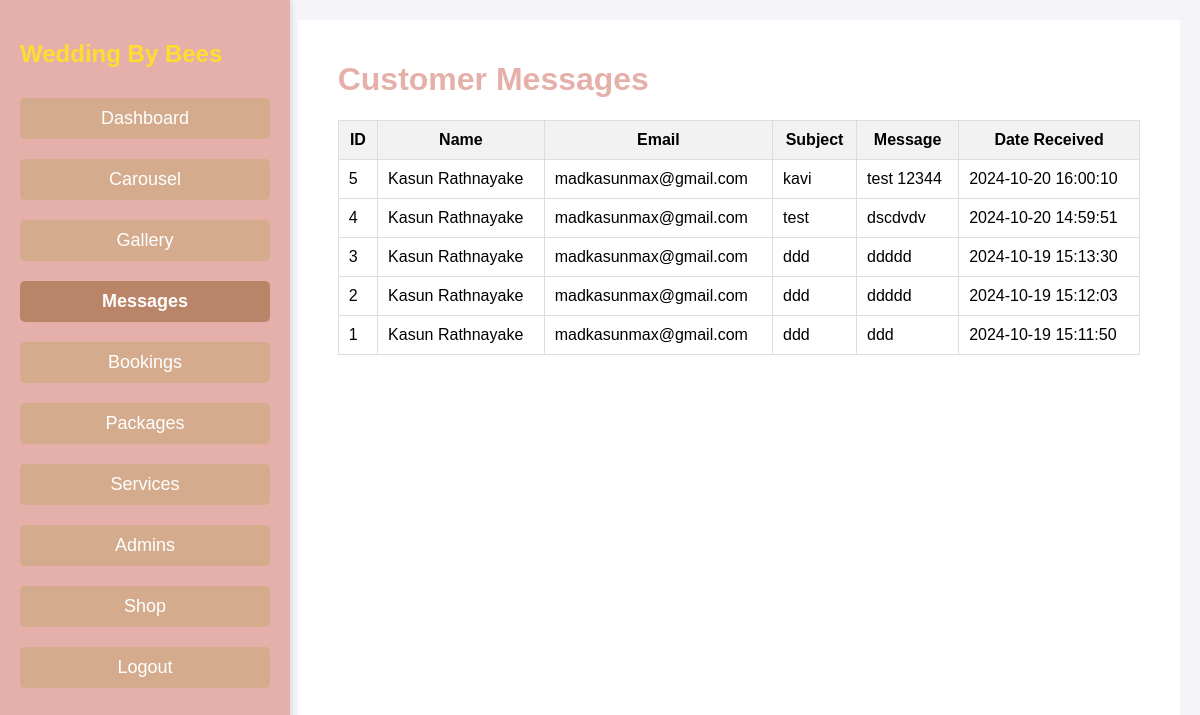
Page /admin/messages.php (signed in) on the committed database.
### tables this page shows
CREATE TABLE `messages` (
  `id` int(11) NOT NULL,
  `name` varchar(100) NOT NULL,
  `email` varchar(100) NOT NULL,
  `subject` varchar(255) DEFAULT NULL,
  `message` text NOT NULL,
  `created_at` timestamp NOT NULL DEFAULT current_timestamp()
);

### admin/messages.php (the view, shortened to what this page needs)
<?php
include '../inc/links.php';
?>
<?php
$sql = "SELECT id, name, email, subject, message, created_at FROM messages ORDER BY created_at DESC";
$result = $conn->query($sql);
$messages = array();
if ($result->num_rows > 0) {
    while ($row = $result->fetch_assoc()) {
        $messages[] = $row;
    }
} else {
    echo "No messages found.";
}
?>
<!DOCTYPE html>
<html lang="en">
<head>
      <link rel="stylesheet" href="../css/dashboard.css">
</head>
<body>
<div class="dashboard-container">
    <?php include 'header.php' ?>
        <div class="main-content">
        <div class="message-section">
    <h1>Customer Messages</h1>
    <table class="table table-bordered">
        <thead>
            <tr>
                <th>ID</th>
                <th>Name</th>
                <th>Email</th>
                <th>Subject</th>
                <th>Message</th>
                <th>Date Received</th>
            </tr>
        </thead>
        <tbody>
            <?php
            if (!empty($messages)) {
                foreach ($messages as $message) {
                    echo "<tr>";
                    echo "<td>" . $message['id'] . "</td>";
                    echo "<td>" . $message['name'] . "</td>";
                    echo "<td>" . $message['email'] . "</td>";
                    echo "<td>" . $message['subject'] . "</td>";
                    echo "<td>" . $message['message'] . "</td>";
                    echo "<td>" . $message['created_at'] . "</td>";
                    echo "</tr>";
                }
            } else {
                echo "<tr><td colspan='6'>No messages found.</td></tr>";
            }
            ?>
        </tbody>
    </table>
</div>
</div>
</div>
</body>
</html>

### css/header.css (style rules this page uses)
body { font-family: Arial, sans-serif; background-color: transparent; margin: 0; padding: 0; display: flex; background-attachment: fixed; border-color: transparent; }
.dashboard-container { display: flex; width: 100%; height: 100vh; }
.main-content { flex-grow: 1; padding: 40px; background-color: #fff; }
.main-content h1 { color: #e6b0aa; }
.main-content { flex-grow: 1; padding: 40px; background-color: #fff; margin-left: 250px; }

### css/dashboard.css (style rules this page uses)
.dashboard-container { padding: 20px; width: calc(100% - 250px); border-color: white; }
.message-section { margin-top: 20px; }
table { width: 100%; border-collapse: collapse; margin-top: 10px; }
table, th, td { border: 1px solid #ddd; padding: 10px; }
th { background-color: #f2f2f2; }
td { text-align: left; }
body { margin: 0; font-family: Arial, sans-serif; background-attachment: fixed; border-color: transparent; }
.dashboard-container { padding: 20px; width: calc(100% - 250px); }
.main-content { padding-top: 20px; }
.dashboard-container { width: 100%; margin: 0 auto; padding: 20px; font-family: Arial, sans-serif; background-color: #f4f4f9; border-color: white; }

### rows in the picture
messages: id "5", name "Kasun Rathnayake", email "madkasunmax@gmail.com", subject "kavi", message "test 12344", created_at "2024-10-20 16:00:10"
messages: id "4", name "Kasun Rathnayake", email "madkasunmax@gmail.com", subject "test", message "dscdvdv", created_at "2024-10-20 14:59:51"
messages: id "3", name "Kasun Rathnayake", email "madkasunmax@gmail.com", subject "ddd", message "ddddd", created_at "2024-10-19 15:13:30"
messages: id "2", name "Kasun Rathnayake", email "madkasunmax@gmail.com", subject "ddd", message "ddddd", created_at "2024-10-19 15:12:03"
messages: id "1", name "Kasun Rathnayake", email "madkasunmax@gmail.com", subject "ddd", message "ddd", created_at "2024-10-19 15:11:50"
